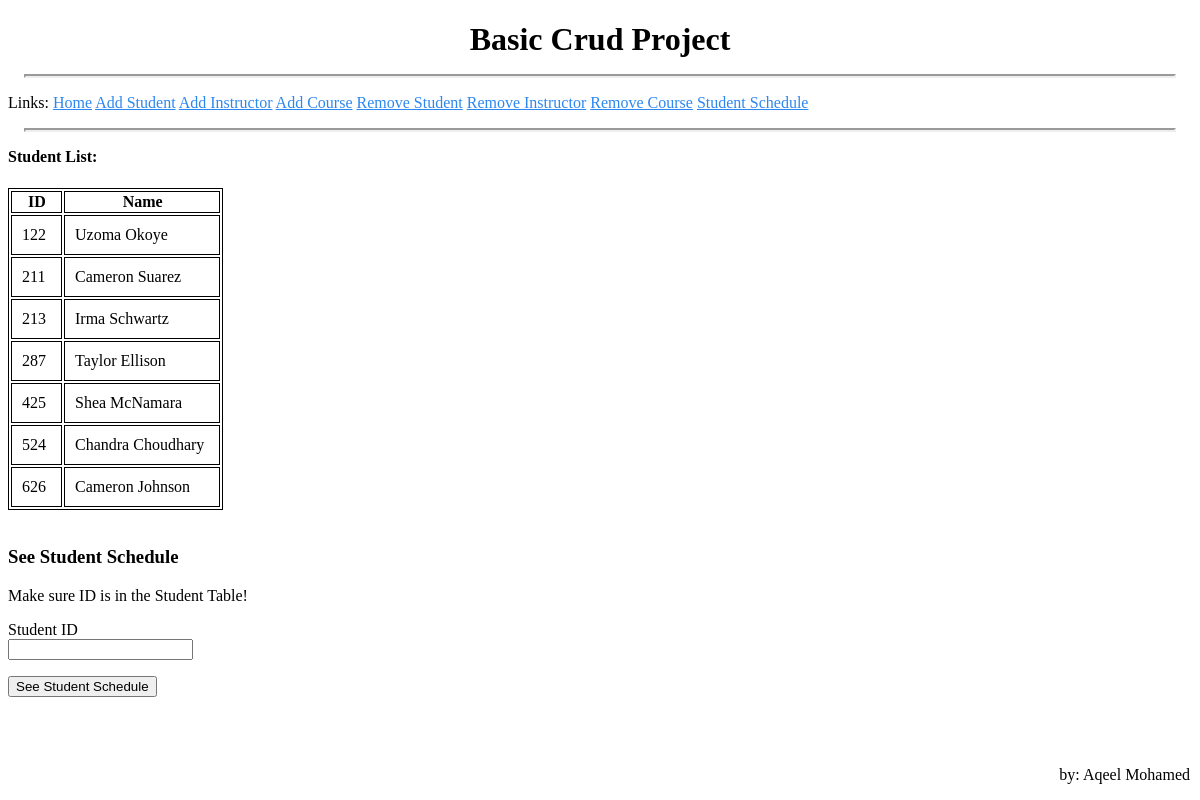
The page /ask_for_id on the database its author committed.
### app/models.py (models this page shows, shortened)
class Student(db.Model):
    student_id = db.Column(db.Integer, primary_key=True)
    credits_earned = db.Column(db.Integer)
    name = db.Column(db.String)

### app/routes.py (the view)
@app.route('/ask_for_id', methods=['GET', 'POST'])
def askForStudentID():
    form = AskForStudentID()
    connection = sqlite3.connect("app.db")
    crsr = connection.cursor()
    crsr.execute("select student.student_id, student.name from student")
    studentList = crsr.fetchall()
    if form.validate_on_submit():
        session['student_id'] = form.student_id.data
        return redirect(url_for('studentSchedule'))
    return render_template('ask_for_studentID.html', title='Student ID', form=form, studentList=studentList)

### app/forms.py
class AskForStudentID(FlaskForm):
    def checkForStudent(form, field):
        connection = sqlite3.connect('app.db')
        crsr = connection.cursor()
        crsr.execute('select student.student_id from student where student.student_id == ?', (form.student_id.data,))
        if len(crsr.fetchall()) == 0:
            flash('Student does not exist! Please make sure ID is in the Student Table!')
            redirect(url_for('askForStudentID'))
            raise ValidationError('Student does not exist! Please make sure ID is in the Student Table!')
        return True
    student_id = IntegerField('Student ID', validators=[DataRequired('Not Allowed'), checkForStudent])
    submit = SubmitField('See Student Schedule')

### app/templates/ask_for_studentID.html (shortened to what this page needs)
{% extends "base.html" %}
{% block content %}
    <h4>Student List: </h4>
        <div id="studentList">
            <table>
                <tr>
                    <th> ID </th>
                    <th> Name </th>
                </tr>
                {% for student in studentList %}
                    <tr>
                        <td> {{ student[0] }} </td>
                        <td> {{ student[1] }} </td>
                    </tr>
                {% endfor %}
            </table>
        </div>
    <br>
    <h3> See Student Schedule </h3>
    <p> Make sure ID is in the Student Table! </p>
    <form action="" method="post" novalidate>
        <p>
            {{ form.student_id.label  }} <br>
            {{ form.student_id(size=32) }}
        </p>
        <p>
            {{ form.submit() }}
        </p>
    </form>
{% endblock %}

### app/templates/base.html (shortened to what this page needs)
<!DOCTYPE html>
<html>
    <head>
    </head>
    <body>
        <h1> Basic Crud Project </h1>
        <hr class="break">
        <div>
            Links:
                <a href="/home">Home</a>
                <a href="{{ url_for('addStudent') }}">Add Student</a>
                <a href="{{ url_for('addInstructor') }}">Add Instructor</a>
                <a href="{{ url_for('addCourse') }}">Add Course</a>
                <a href="{{ url_for('removeStudent') }}">Remove Student</a>
                <a href="{{ url_for('removeInstructor') }}">Remove Instructor</a>
                <a href="{{ url_for('removeCourse') }}">Remove Course</a>
                <a href="{{ url_for('askForStudentID') }}">Student Schedule</a>
        </div>
        <hr class="break">
        {% block content %}{% endblock %}
        <p style="text-align: right; position: absolute; bottom:0; right:0; margin-right: 10px;"> by: Aqeel Mohamed </p>
    </body>
</html>

### app/templates/base.html (style rules this page uses)
h1 { text-align:center;margin-bottom:0 }
h4 { text-align:left;margin-top:0; }
hr.break { margin: 1em;border-width: 2px }
table, th, td { border: 1px solid black; }
th { padding-right:0px }
td { padding: 10px; padding-right: 15px }
a { color: #2c87f0; }

### rows shown on the page
Student: student_id "122", name "Uzoma Okoye"
Student: student_id "211", name "Cameron Suarez"
Student: student_id "213", name "Irma Schwartz"
Student: student_id "287", name "Taylor Ellison"
Student: student_id "425", name "Shea McNamara"
Student: student_id "524", name "Chandra Choudhary"
Student: student_id "626", name "Cameron Johnson"
